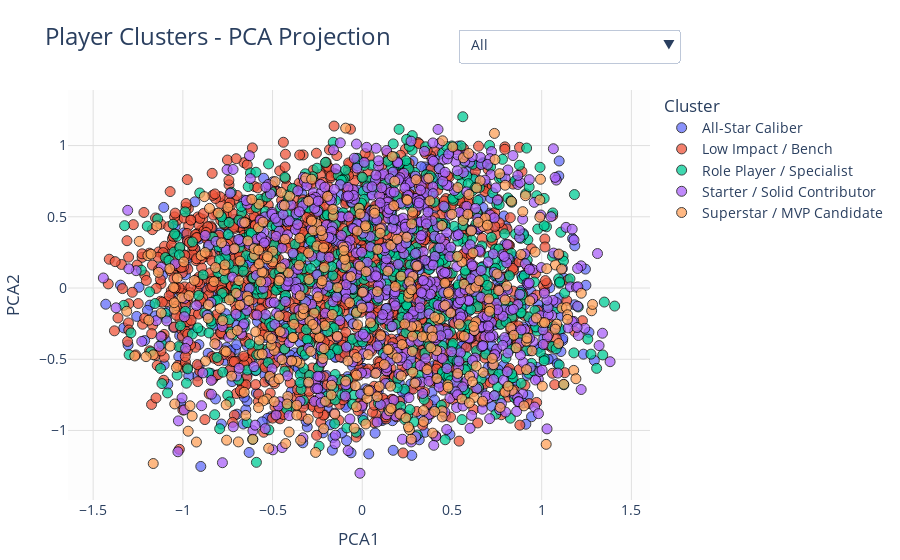

The code cell stored with this chart in its notebook:
### Markdown cell above
## 🧠 Phase 1 - Unsupervised Clustering of Player Seasons

**Goal:**  
Group EuroLeague player-seasons into performance tiers using unsupervised learning to form the foundation for long-term emergence tracking.

### 📥 Input
- Season-by-season EuroLeague player stats (2000-2021)
- Core features: `PTS/G`, `USG%`, `PER`, `TS%`, `W%`, `AGE`, etc.

### ⚙️ Process

1. **Filtering & Normalization**
   - Removed low-activity players (`GP < 10`, `Min/G < 5`)
   - Rank-normalized all stats (`pandas.rank(pct=True)`)

2. **PII Computation**
   - Calculated **Player Impact Index** as a weighted sum of rank-normalized features
   - Included youth bonus: `Is_Under = (AGE ≤ threshold)`

3. **Clustering**
   - Applied `KMeans` (`sklearn.cluster`) to normalized features
   - Assigned each season to a cluster (`n_clusters = 5`)

4. **PCA Visualization**
   - Used `PCA` (`sklearn.decomposition`) for 2D projection
   - Created interactive cluster plots with `plotly`

5. **Label Mapping**
   - Converted PII percentiles to qualitative labels:
     - `"Superstar"`, `"All-Star"`, `"Starter"`, `"Role Player"`, `"Bench"`

### 📦 Output
- Clustered dataset (`.pkl`, `.xlsx`) with:
  - `Cluster`, `Cluster_Label`, `PII`
- Interactive PCA plot (`.html`, `.png`)

---

### 🧰 ML Tools Used

| Task                  | Tool                          |
|-----------------------|-------------------------------|
| Normalization         | `pandas.rank(pct=True)`       |
| Clustering            | `sklearn.cluster.KMeans`      |
| Dimensionality Reduction | `sklearn.decomposition.PCA`|
| Visualization         | `plotly.graph_objects`        |
| Impact Scoring        | Custom PII function           |

### Code cell
df_clustered = pt1.cluster_player_profiles(
    pkl_path="src/clean/All_time_Players_stats_merged.pkl",
    n_clusters=5,
    min_games=10,
    min_minutes=8,
    show_plots=True,
    return_data=True
)

### Figure 1 — Plotly figure (JSON) as saved in the notebook; plotly's stock layout.template omitted (floating-point values rounded to 4 significant figures; data arrays with more than 128 entries replaced by an {"elided": "..."} marker saying what was removed)
{"data": [{"hoverinfo": "text", "marker": {"line": {"color": "black", "width": 1}, "opacity": 0.75, "size": 10}, "mode": "markers", "name": "All-Star Caliber", "text": {"elided": "557 str values"}, "type": "scatter", "x": {"elided": "557 float values"}, "y": {"elided": "557 float values"}}, {"hoverinfo": "text", "marker": {"line": {"color": "black", "width": 1}, "opacity": 0.75, "size": 10}, "mode": "markers", "name": "Low Impact / Bench", "text": {"elided": "1299 str values"}, "type": "scatter", "x": {"elided": "1299 float values"}, "y": {"elided": "1299 float values"}}, {"hoverinfo": "text", "marker": {"line": {"color": "black", "width": 1}, "opacity": 0.75, "size": 10}, "mode": "markers", "name": "Role Player / Specialist", "text": {"elided": "741 str values"}, "type": "scatter", "x": {"elided": "741 float values"}, "y": {"elided": "741 float values"}}, {"hoverinfo": "text", "marker": {"line": {"color": "black", "width": 1}, "opacity": 0.75, "size": 10}, "mode": "markers", "name": "Starter / Solid Contributor", "text": {"elided": "742 str values"}, "type": "scatter", "x": {"elided": "742 float values"}, "y": {"elided": "742 float values"}}, {"hoverinfo": "text", "marker": {"line": {"color": "black", "width": 1}, "opacity": 0.75, "size": 10}, "mode": "markers", "name": "Superstar / MVP Candidate", "text": {"elided": "371 str values"}, "type": "scatter", "x": {"elided": "371 float values"}, "y": {"elided": "371 float values"}}], "layout": {"font": {"size": 14}, "hoverlabel": {"bgcolor": "white", "bordercolor": "black", "font": {"size": 13}}, "hovermode": "closest", "legend": {"title": {"text": "Cluster"}}, "margin": {"b": 60, "l": 60, "r": 40, "t": 90}, "paper_bgcolor": "#ffffff", "plot_bgcolor": "#fdfdfd", "title": {"font": {"size": 24}, "text": "Player Clusters - PCA Projection"}, "updatemenus": [{"buttons": [{"args": [{"visible": [true, true, true, true, true]}, {"title": "All Clusters"}], "label": "All", "method": "update"}, {"args": [{"visible": [true, false, false, false, false]}, {"title": "Cluster: All-Star Caliber"}], "label": "All-Star Caliber", "method": "update"}, {"args": [{"visible": [false, true, false, false, false]}, {"title": "Cluster: Low Impact / Bench"}], "label": "Low Impact / Bench", "method": "update"}, {"args": [{"visible": [false, false, true, false, false]}, {"title": "Cluster: Role Player / Specialist"}], "label": "Role Player / Specialist", "method": "update"}, {"args": [{"visible": [false, false, false, true, false]}, {"title": "Cluster: Starter / Solid Contributor"}], "label": "Starter / Solid Contributor", "method": "update"}, {"args": [{"visible": [false, false, false, false, true]}, {"title": "Cluster: Superstar / MVP Candidate"}], "label": "Superstar / MVP Candidate", "method": "update"}], "direction": "down", "showactive": true, "x": 1.05, "y": 1.15}], "xaxis": {"gridcolor": "#e0e0e0", "title": {"text": "PCA1"}, "zeroline": false}, "yaxis": {"gridcolor": "#e0e0e0", "title": {"text": "PCA2"}, "zeroline": false}}}
